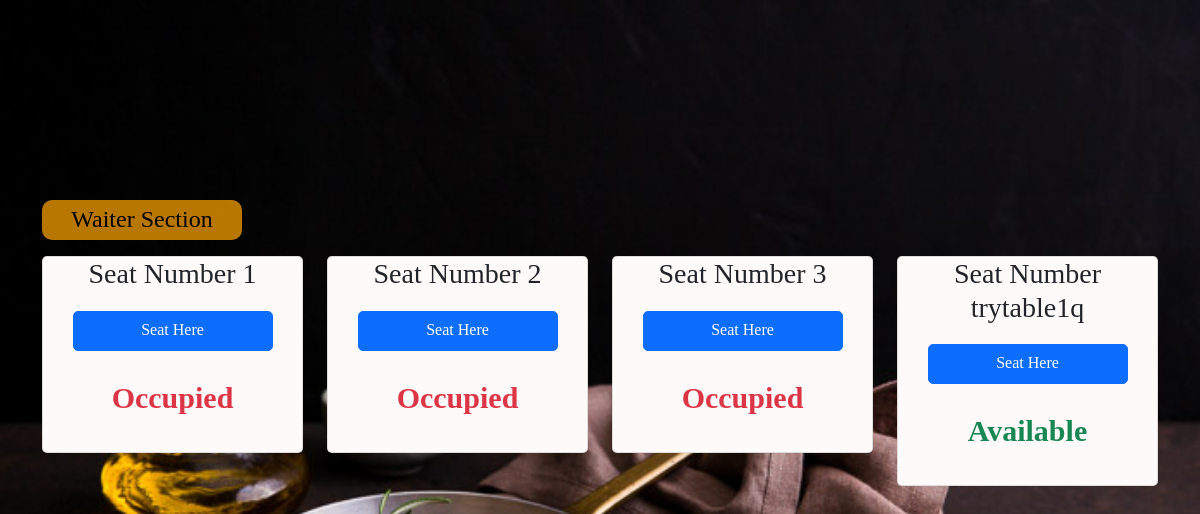
The page /waiter.php on the database as committed earlier.
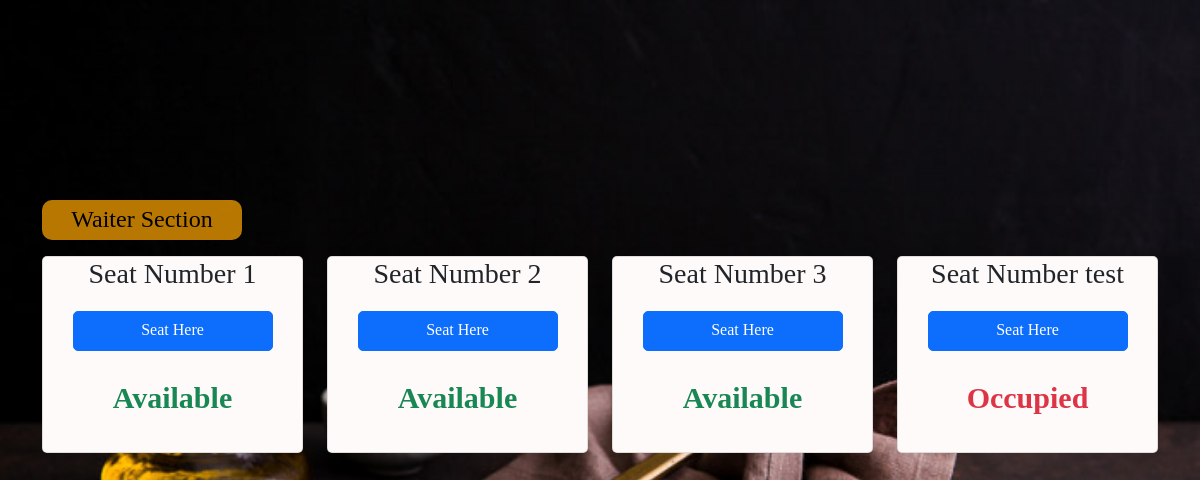
The same page on the database as committed later.
### tables this page shows
CREATE TABLE `mesa` (
  `tbl_id` int(11) NOT NULL,
  `tbnum` varchar(64) NOT NULL,
  `status` varchar(1) NOT NULL DEFAULT 'A' COMMENT 'A is for available and O for occupied',
  `qr_img_file` varchar(50) NOT NULL
);

### waiter.php (the view, shortened to what this page needs)
<!DOCTYPE html>
<html>
<head>
	<link rel="stylesheet" type="text/css" href="bs/bootstrap.min.css">
    <link rel="stylesheet"  href="bs/waiter.css">
</head>
<body>
    <div class="container">
        <h2>Waiter Section</h2>
    <div class="row mt-3">
       <?php
        include_once "includes/db_conn.php";
        $display_tbl_sql = "SELECT * FROM `mesa`";
		$result = mysqli_query($conn,$display_tbl_sql);
		if(mysqli_num_rows($result) > 0)
		{
			while($tble_info = mysqli_fetch_assoc($result)){ ?>
                <div class="col-3">
                    <div class="card">
                        <h3 class="card-title mx-3">
                        Seat Number <?php echo $tble_info['tbnum'];?>
                        <br>
                        <a href="img/qr/<?php echo $tble_info['qr_img_file'];?>" class="btn btn-primary">Seat Here</a>
                        </h3>
                        <div class="card-body">
                             <?php switch($tble_info['status']){
                case 'A': echo "<p class='text-success'> Available </p>" ;
                    break;
                case 'O': echo "<p class='text-danger'> Occupied </p>";
                    break;
                                   }?>
                        </div>
                    </div>
                </div>
            <?php }
		}
        ?>
    </div>
</div>
</body>
</html>

Rows that differ between the two databases and show on the page:
removed mesa: tbnum "trytable1q", status "Available"
changed mesa (number 1 of 4 on the later page): status "Occupied" → "Available"
changed mesa (number 2 of 4 on the later page): status "Occupied" → "Available"
changed mesa (number 3 of 4 on the later page): status "Occupied" → "Available"
added mesa: tbnum "test", status "Occupied"
